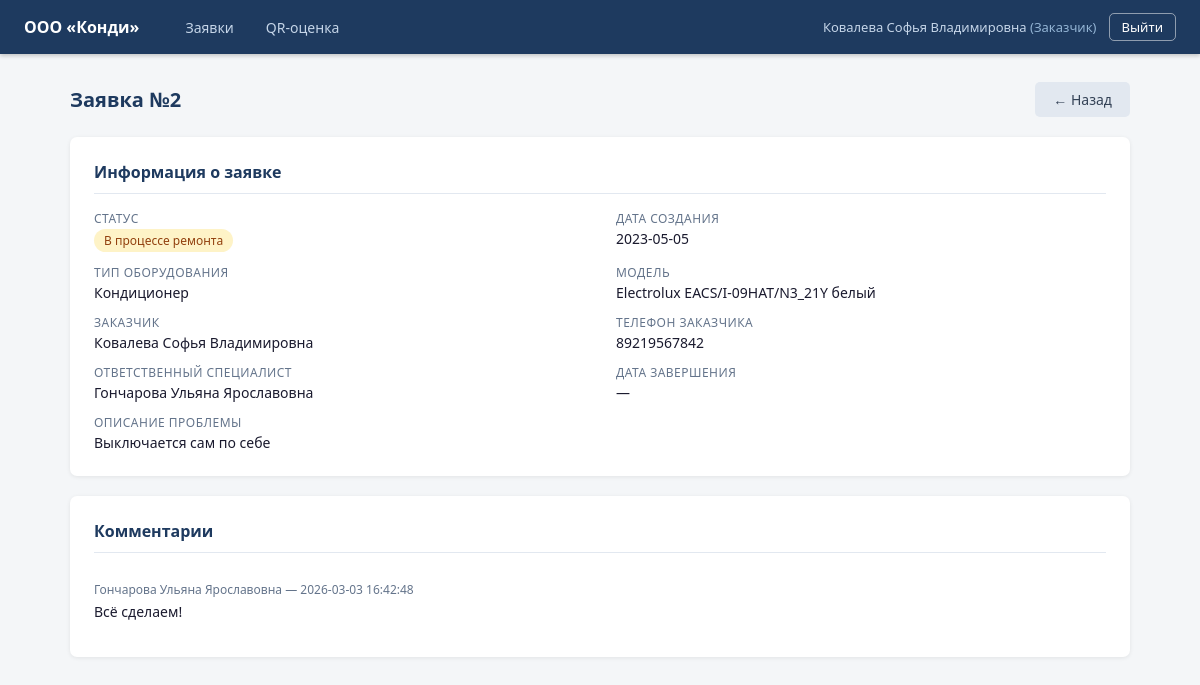
The app's page /requests/2 (signed in) with its own data.
### tables this page shows
CREATE TABLE users (
            user_id   INTEGER PRIMARY KEY AUTOINCREMENT,
            fio       TEXT NOT NULL,
            phone     TEXT NOT NULL,
            login     TEXT UNIQUE NOT NULL,
            password  TEXT NOT NULL,
            role      TEXT NOT NULL CHECK(role IN (
                'Администратор', 'Менеджер', 'Оператор', 'Специалист', 'Заказчик'
            ))
        );

CREATE TABLE requests (
            request_id          INTEGER PRIMARY KEY AUTOINCREMENT,
            start_date          TEXT NOT NULL,
            climate_tech_type   TEXT NOT NULL,
            climate_tech_model  TEXT NOT NULL,
            problem_description TEXT NOT NULL,
            request_status      TEXT NOT NULL DEFAULT 'Новая заявка' CHECK(request_status IN (
                'Новая заявка', 'В процессе ремонта',
                'Ожидание комплектующих', 'Готова к выдаче', 'Завершена'
            )),
            completion_date TEXT,
            repair_parts    TEXT,
            master_id       INTEGER REFERENCES users(user_id),
            client_id       INTEGER NOT NULL REFERENCES users(user_id)
        );

CREATE TABLE comments (
            comment_id INTEGER PRIMARY KEY AUTOINCREMENT,
            message    TEXT NOT NULL,
            created_at TEXT NOT NULL DEFAULT (datetime('now')),
            master_id  INTEGER NOT NULL REFERENCES users(user_id),
            request_id INTEGER NOT NULL REFERENCES requests(request_id)
        );

### app.py (the view)
@app.route('/requests/<int:request_id>')
@login_required
def request_detail(request_id):
    conn = get_db()
    req = conn.execute(
        '''SELECT r.*,
                  u_client.fio   AS client_fio,
                  u_client.phone AS client_phone,
                  u_master.fio   AS master_fio
           FROM requests r
           JOIN  users u_client ON r.client_id  = u_client.user_id
           LEFT JOIN users u_master ON r.master_id = u_master.user_id
           WHERE r.request_id = ?''',
        (request_id,)
    ).fetchone()
    if not req:
        conn.close()
        flash('Заявка с указанным номером не найдена.', 'error')
        return redirect(url_for('dashboard'))
    comments = conn.execute(
        '''SELECT c.*, u.fio AS author_fio
           FROM comments c
           JOIN users u ON c.master_id = u.user_id
           WHERE c.request_id = ?
           ORDER BY c.created_at''',
        (request_id,)
    ).fetchall()
    conn.close()
    return render_template('request_detail.html', req=req, comments=comments)

### app.py (called while the page is built)
def get_db():
    conn = sqlite3.connect(DB_PATH)
    conn.row_factory = sqlite3.Row
    return conn

def login_required(f):
    @wraps(f)
    def wrapper(*args, **kwargs):
        if 'user_id' not in session:
            return redirect(url_for('login'))
        return f(*args, **kwargs)
    return wrapper

### templates/request_detail.html (shortened to what this page needs)
{% extends 'base.html' %}
{% block content %}
<div class="page-header">
    <h1 class="page-title">Заявка №{{ req.request_id }}</h1>
    <div style="display:flex; gap:10px;">
        <a href="{{ url_for('dashboard') }}" class="btn btn-secondary">← Назад</a>
    </div>
</div>
<div class="card">
    <div class="card-title">Информация о заявке</div>
    <div class="detail-grid">
        <div class="detail-row">
            <span class="detail-label">Статус</span>
            <span class="detail-value">
                {% if req.request_status == 'Новая заявка' %}
                    <span class="badge badge-new">{{ req.request_status }}</span>
                {% elif req.request_status == 'В процессе ремонта' %}
                    <span class="badge badge-process">{{ req.request_status }}</span>
                {% elif req.request_status == 'Ожидание комплектующих' %}
                    <span class="badge badge-waiting">{{ req.request_status }}</span>
                {% elif req.request_status == 'Готова к выдаче' %}
                    <span class="badge badge-ready">{{ req.request_status }}</span>
                {% else %}
                    <span class="badge badge-done">{{ req.request_status }}</span>
                {% endif %}
            </span>
        </div>
        <div class="detail-row">
            <span class="detail-label">Дата создания</span>
            <span class="detail-value">{{ req.start_date }}</span>
        </div>
        <div class="detail-row">
            <span class="detail-label">Тип оборудования</span>
            <span class="detail-value">{{ req.climate_tech_type }}</span>
        </div>
        <div class="detail-row">
            <span class="detail-label">Модель</span>
            <span class="detail-value">{{ req.climate_tech_model }}</span>
        </div>
        <div class="detail-row">
            <span class="detail-label">Заказчик</span>
            <span class="detail-value">{{ req.client_fio }}</span>
        </div>
        <div class="detail-row">
            <span class="detail-label">Телефон заказчика</span>
            <span class="detail-value">{{ req.client_phone }}</span>
        </div>
        <div class="detail-row">
            <span class="detail-label">Ответственный специалист</span>
            <span class="detail-value">{{ req.master_fio or '—' }}</span>
        </div>
        <div class="detail-row">
            <span class="detail-label">Дата завершения</span>
            <span class="detail-value">{{ req.completion_date or '—' }}</span>
        </div>
        <div class="detail-row" style="grid-column: 1 / -1;">
            <span class="detail-label">Описание проблемы</span>
            <span class="detail-value">{{ req.problem_description }}</span>
        </div>
    </div>
</div>
<div class="card">
    <div class="card-title">Комментарии</div>
    {% if comments %}
        {% for c in comments %}
        <div class="comment">
            <div class="comment-meta">{{ c.author_fio }} — {{ c.created_at }}</div>
            <div class="comment-text">{{ c.message }}</div>
        </div>
        {% endfor %}
    {% else %}
        <p style="color:#94a3b8; font-size:14px;">Комментариев пока нет.</p>
    {% endif %}
</div>
{% endblock %}

### templates/base.html (shortened to what this page needs)
<!DOCTYPE html>
<html lang="ru">
<head>
    <link rel="stylesheet" href="{{ url_for('static', filename='css/style.css') }}">
</head>
<body>
{% if session.user_id %}
<header class="header">
    <div class="header-inner">
        <a href="{{ url_for('dashboard') }}" class="logo">ООО «Конди»</a>
        <nav class="nav">
            <a href="{{ url_for('dashboard') }}" class="nav-link {% if request.endpoint == 'dashboard' %}active{% endif %}">Заявки</a>
            <a href="{{ url_for('qr_page') }}" class="nav-link {% if request.endpoint == 'qr_page' %}active{% endif %}">QR-оценка</a>
        </nav>
        <div class="header-user">
            <span class="user-info">{{ session.fio }} <em>({{ session.role }})</em></span>
            <a href="{{ url_for('logout') }}" class="btn btn-sm btn-outline">Выйти</a>
        </div>
    </div>
</header>
{% endif %}
<main class="main">
    <div class="container">
        {% block content %}{% endblock %}
    </div>
</main>
</body>
</html>

### static/css/style.css (style rules this page uses)
*, *::before, *::after { box-sizing: border-box; margin: 0; padding: 0; }
body { font-family: 'Segoe UI', Tahoma, Geneva, Verdana, sans-serif; font-size: 14px; background: #f4f6f8; color: #1a1a2e; min-height: 100vh; }
a { color: #2563eb; text-decoration: none; }
.header { background: #1e3a5f; color: #fff; padding: 0 24px; height: 54px; display: flex; align-items: center; position: sticky; top: 0; z-index: 100; box-shadow: 0 2px 4px rgba(0,0,0,0.2); }
.header-inner { display: flex; align-items: center; gap: 32px; width: 100%; }
.logo { color: #fff; font-weight: 700; font-size: 16px; white-space: nowrap; text-decoration: none; }
.nav { display: flex; gap: 4px; flex: 1; }
.nav-link { color: #c5d5e8; padding: 6px 14px; border-radius: 4px; font-size: 14px; text-decoration: none; transition: background 0.15s, color 0.15s; }
.header-user { display: flex; align-items: center; gap: 12px; white-space: nowrap; }
.user-info { color: #c5d5e8; font-size: 13px; }
.user-info em { font-style: normal; color: #93b4d4; }
.main { padding: 28px 0; }
.container { max-width: 1100px; margin: 0 auto; padding: 0 20px; }
.page-header { display: flex; justify-content: space-between; align-items: center; margin-bottom: 20px; }
.page-title { font-size: 20px; font-weight: 600; color: #1e3a5f; }
.btn { display: inline-block; padding: 8px 18px; border-radius: 5px; font-size: 14px; font-weight: 500; cursor: pointer; border: none; text-decoration: none; transition: background 0.15s, opacity 0.15s; white-space: nowrap; }
.btn-outline { background: transparent; color: #fff; border: 1px solid rgba(255,255,255,0.5); padding: 5px 14px; }
.btn-secondary { background: #e2e8f0; color: #334155; }
.btn-sm { padding: 4px 12px; font-size: 13px; }
.badge { display: inline-block; padding: 3px 10px; border-radius: 20px; font-size: 12px; font-weight: 500; white-space: nowrap; }
.badge-process { background: #fef3c7; color: #92400e; }
.card { background: #fff; border-radius: 7px; box-shadow: 0 1px 4px rgba(0,0,0,0.08); padding: 24px; margin-bottom: 20px; }
.card-title { font-size: 16px; font-weight: 600; color: #1e3a5f; margin-bottom: 16px; border-bottom: 1px solid #e2e8f0; padding-bottom: 10px; }
.detail-grid { display: grid; grid-template-columns: 1fr 1fr; gap: 12px 32px; }
.detail-row { display: flex; flex-direction: column; gap: 2px; }
.detail-label { font-size: 12px; color: #64748b; font-weight: 500; text-transform: uppercase; letter-spacing: 0.04em; }
.detail-value { font-size: 14px; color: #1a1a2e; }
.comment { padding: 12px 0; border-bottom: 1px solid #f1f5f9; }
.comment:last-child { border-bottom: none; }
.comment-meta { font-size: 12px; color: #64748b; margin-bottom: 4px; }
.comment-text { font-size: 14px; color: #1a1a2e; }

### records on screen
users: fio "Ковалева Софья Владимировна", role "Заказчик", client_fio "Ковалева Софья Владимировна", client_phone "89219567842"
requests: request_id "2", request_status "В процессе ремонта", start_date "2023-05-05", climate_tech_type "Кондиционер", climate_tech_model "Electrolux EACS/I-09HAT/N3_21Y белый", problem_description "Выключается сам по себе"
users: fio "Гончарова Ульяна Ярославовна"
comments: author_fio "Гончарова Ульяна Ярославовна", created_at "2026-03-03 16:42:48", message "Всё сделаем!"

### other values on screen
{{ req.completion_date or '—' }} "—"
